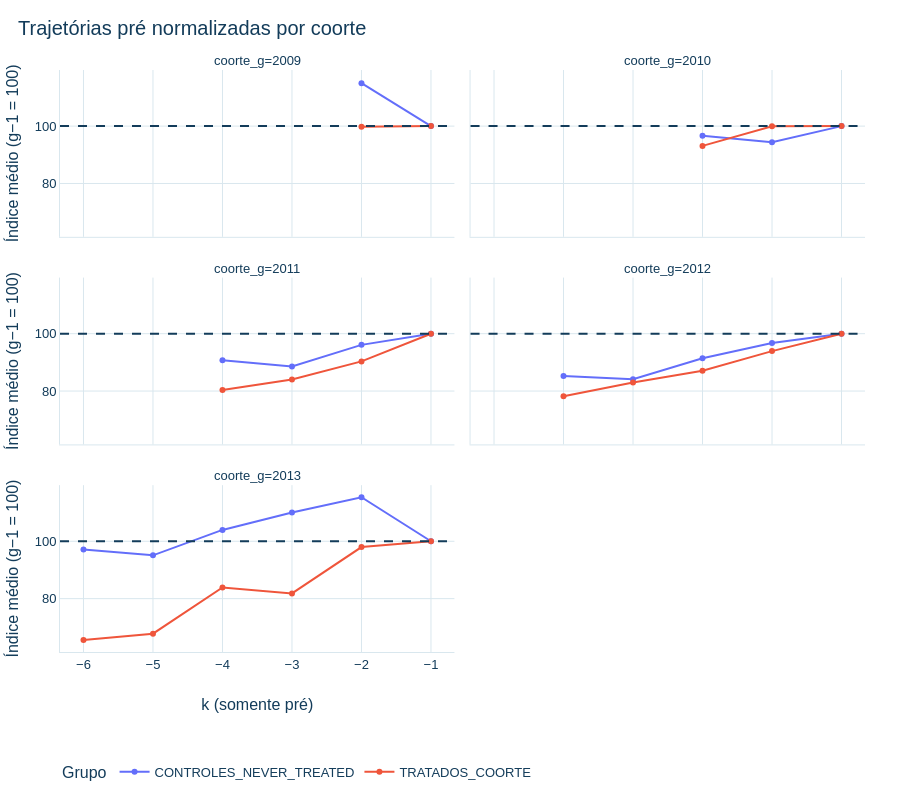

Source (notebook cell):
### Code cell
indices = []
for g in d18.COORTES:
    painel_g = d18.selecionar_painel_pre_coorte(amostra, g)
    indice_g = d18.normalizar_indice_g_menos_1(painel_g, g)
    indices.append(indice_g.groupby(['grupo', 'tempo_relativo_pre'], as_index=False).agg(media_indice=('indice_g_menos_1', 'mean'), mediana_indice=('indice_g_menos_1', 'median'), n=('codigo_municipio_ibge', 'nunique')).assign(coorte_g=g))
indices_pre = pd.concat(indices, ignore_index=True)
fig = px.line(indices_pre, x='tempo_relativo_pre', y='media_indice', color='grupo', facet_col='coorte_g', facet_col_wrap=2, markers=True, labels={'tempo_relativo_pre': 'k (somente pré)', 'media_indice': 'Índice médio (g−1 = 100)', 'grupo': 'Grupo'}, title='Trajetórias pré normalizadas por coorte', height=800)
fig.add_hline(y=100, line_dash='dash', line_color=CORES_IPT['AZUL_ESCURO'])
salvar_figura(fig, 'd18_03_indice_g_menos_1')
fig.show()

### Figure 1 — Plotly figure (JSON) as saved in the notebook; plotly's stock layout.template omitted (floating-point values rounded to 4 significant figures)
{"data": [{"hovertemplate": "Grupo=CONTROLES_NEVER_TREATED<br>coorte_g=2009<br>k (somente pré)=%{x}<br>Índice médio (g−1 = 100)=%{y}<extra></extra>", "legendgroup": "CONTROLES_NEVER_TREATED", "line": {"color": "#636efa", "dash": "solid"}, "marker": {"symbol": "circle"}, "mode": "lines+markers", "name": "CONTROLES_NEVER_TREATED", "orientation": "v", "showlegend": true, "type": "scatter", "x": [-2, -1], "xaxis": "x5", "y": [115.0, 100.0], "yaxis": "y5"}, {"hovertemplate": "Grupo=CONTROLES_NEVER_TREATED<br>coorte_g=2010<br>k (somente pré)=%{x}<br>Índice médio (g−1 = 100)=%{y}<extra></extra>", "legendgroup": "CONTROLES_NEVER_TREATED", "line": {"color": "#636efa", "dash": "solid"}, "marker": {"symbol": "circle"}, "mode": "lines+markers", "name": "CONTROLES_NEVER_TREATED", "orientation": "v", "showlegend": false, "type": "scatter", "x": [-3, -2, -1], "xaxis": "x6", "y": [96.68, 94.39, 100.0], "yaxis": "y6"}, {"hovertemplate": "Grupo=CONTROLES_NEVER_TREATED<br>coorte_g=2011<br>k (somente pré)=%{x}<br>Índice médio (g−1 = 100)=%{y}<extra></extra>", "legendgroup": "CONTROLES_NEVER_TREATED", "line": {"color": "#636efa", "dash": "solid"}, "marker": {"symbol": "circle"}, "mode": "lines+markers", "name": "CONTROLES_NEVER_TREATED", "orientation": "v", "showlegend": false, "type": "scatter", "x": [-4, -3, -2, -1], "xaxis": "x3", "y": [90.72, 88.6, 96.11, 100.0], "yaxis": "y3"}, {"hovertemplate": "Grupo=CONTROLES_NEVER_TREATED<br>coorte_g=2012<br>k (somente pré)=%{x}<br>Índice médio (g−1 = 100)=%{y}<extra></extra>", "legendgroup": "CONTROLES_NEVER_TREATED", "line": {"color": "#636efa", "dash": "solid"}, "marker": {"symbol": "circle"}, "mode": "lines+markers", "name": "CONTROLES_NEVER_TREATED", "orientation": "v", "showlegend": false, "type": "scatter", "x": [-5, -4, -3, -2, -1], "xaxis": "x4", "y": [85.21, 84.15, 91.43, 96.74, 100.0], "yaxis": "y4"}, {"hovertemplate": "Grupo=CONTROLES_NEVER_TREATED<br>coorte_g=2013<br>k (somente pré)=%{x}<br>Índice médio (g−1 = 100)=%{y}<extra></extra>", "legendgroup": "CONTROLES_NEVER_TREATED", "line": {"color": "#636efa", "dash": "solid"}, "marker": {"symbol": "circle"}, "mode": "lines+markers", "name": "CONTROLES_NEVER_TREATED", "orientation": "v", "showlegend": false, "type": "scatter", "x": [-6, -5, -4, -3, -2, -1], "xaxis": "x", "y": [97.14, 95.11, 104.0, 110.1, 115.4, 100.0], "yaxis": "y"}, {"hovertemplate": "Grupo=TRATADOS_COORTE<br>coorte_g=2009<br>k (somente pré)=%{x}<br>Índice médio (g−1 = 100)=%{y}<extra></extra>", "legendgroup": "TRATADOS_COORTE", "line": {"color": "#EF553B", "dash": "solid"}, "marker": {"symbol": "circle"}, "mode": "lines+markers", "name": "TRATADOS_COORTE", "orientation": "v", "showlegend": true, "type": "scatter", "x": [-2, -1], "xaxis": "x5", "y": [99.76, 100.0], "yaxis": "y5"}, {"hovertemplate": "Grupo=TRATADOS_COORTE<br>coorte_g=2010<br>k (somente pré)=%{x}<br>Índice médio (g−1 = 100)=%{y}<extra></extra>", "legendgroup": "TRATADOS_COORTE", "line": {"color": "#EF553B", "dash": "solid"}, "marker": {"symbol": "circle"}, "mode": "lines+markers", "name": "TRATADOS_COORTE", "orientation": "v", "showlegend": false, "type": "scatter", "x": [-3, -2, -1], "xaxis": "x6", "y": [93.11, 99.96, 100.0], "yaxis": "y6"}, {"hovertemplate": "Grupo=TRATADOS_COORTE<br>coorte_g=2011<br>k (somente pré)=%{x}<br>Índice médio (g−1 = 100)=%{y}<extra></extra>", "legendgroup": "TRATADOS_COORTE", "line": {"color": "#EF553B", "dash": "solid"}, "marker": {"symbol": "circle"}, "mode": "lines+markers", "name": "TRATADOS_COORTE", "orientation": "v", "showlegend": false, "type": "scatter", "x": [-4, -3, -2, -1], "xaxis": "x3", "y": [80.38, 84.07, 90.34, 100.0], "yaxis": "y3"}, {"hovertemplate": "Grupo=TRATADOS_COORTE<br>coorte_g=2012<br>k (somente pré)=%{x}<br>Índice médio (g−1 = 100)=%{y}<extra></extra>", "legendgroup": "TRATADOS_COORTE", "line": {"color": "#EF553B", "dash": "solid"}, "marker": {"symbol": "circle"}, "mode": "lines+markers", "name": "TRATADOS_COORTE", "orientation": "v", "showlegend": false, "type": "scatter", "x": [-5, -4, -3, -2, -1], "xaxis": "x4", "y": [78.17, 82.95, 87.05, 93.93, 100.0], "yaxis": "y4"}, {"hovertemplate": "Grupo=TRATADOS_COORTE<br>coorte_g=2013<br>k (somente pré)=%{x}<br>Índice médio (g−1 = 100)=%{y}<extra></extra>", "legendgroup": "TRATADOS_COORTE", "line": {"color": "#EF553B", "dash": "solid"}, "marker": {"symbol": "circle"}, "mode": "lines+markers", "name": "TRATADOS_COORTE", "orientation": "v", "showlegend": false, "type": "scatter", "x": [-6, -5, -4, -3, -2, -1], "xaxis": "x", "y": [65.61, 67.79, 83.88, 81.82, 97.99, 100.0], "yaxis": "y"}], "layout": {"annotations": [{"showarrow": false, "text": "coorte_g=2013", "x": 0.245, "xanchor": "center", "xref": "paper", "y": 0.2867, "yanchor": "bottom", "yref": "paper"}, {"showarrow": false, "text": "coorte_g=2011", "x": 0.245, "xanchor": "center", "xref": "paper", "y": 0.6433, "yanchor": "bottom", "yref": "paper"}, {"showarrow": false, "text": "coorte_g=2012", "x": 0.755, "xanchor": "center", "xref": "paper", "y": 0.6433, "yanchor": "bottom", "yref": "paper"}, {"showarrow": false, "text": "coorte_g=2009", "x": 0.245, "xanchor": "center", "xref": "paper", "y": 1.0, "yanchor": "bottom", "yref": "paper"}, {"showarrow": false, "text": "coorte_g=2010", "x": 0.755, "xanchor": "center", "xref": "paper", "y": 1.0, "yanchor": "bottom", "yref": "paper"}], "font": {"color": "#133C5A", "family": "Arial", "size": 13}, "height": 800, "legend": {"title": {"text": "Grupo"}, "tracegroupgap": 0}, "paper_bgcolor": "#FFFFFF", "plot_bgcolor": "#FFFFFF", "shapes": [{"line": {"color": "#133C5A", "dash": "dash"}, "type": "line", "x0": 0, "x1": 1, "xref": "x domain", "y0": 100, "y1": 100, "yref": "y"}, {"line": {"color": "#133C5A", "dash": "dash"}, "type": "line", "x0": 0, "x1": 1, "xref": "x3 domain", "y0": 100, "y1": 100, "yref": "y3"}, {"line": {"color": "#133C5A", "dash": "dash"}, "type": "line", "x0": 0, "x1": 1, "xref": "x4 domain", "y0": 100, "y1": 100, "yref": "y4"}, {"line": {"color": "#133C5A", "dash": "dash"}, "type": "line", "x0": 0, "x1": 1, "xref": "x5 domain", "y0": 100, "y1": 100, "yref": "y5"}, {"line": {"color": "#133C5A", "dash": "dash"}, "type": "line", "x0": 0, "x1": 1, "xref": "x6 domain", "y0": 100, "y1": 100, "yref": "y6"}], "title": {"text": "Trajetórias pré normalizadas por coorte"}, "xaxis": {"anchor": "y", "domain": [0.0, 0.49], "title": {"text": "k (somente pré)"}}, "xaxis2": {"anchor": "y2", "domain": [0.51, 1.0], "matches": "x", "title": {"text": "k (somente pré)"}}, "xaxis3": {"anchor": "y3", "domain": [0.0, 0.49], "matches": "x", "showticklabels": false}, "xaxis4": {"anchor": "y4", "domain": [0.51, 1.0], "matches": "x", "showticklabels": false}, "xaxis5": {"anchor": "y5", "domain": [0.0, 0.49], "matches": "x", "showticklabels": false}, "xaxis6": {"anchor": "y6", "domain": [0.51, 1.0], "matches": "x", "showticklabels": false}, "yaxis": {"anchor": "x", "domain": [0.0, 0.2867], "title": {"text": "Índice médio (g−1 = 100)"}}, "yaxis2": {"anchor": "x2", "domain": [0.0, 0.2867], "matches": "y", "showticklabels": false}, "yaxis3": {"anchor": "x3", "domain": [0.3567, 0.6433], "matches": "y", "title": {"text": "Índice médio (g−1 = 100)"}}, "yaxis4": {"anchor": "x4", "domain": [0.3567, 0.6433], "matches": "y", "showticklabels": false}, "yaxis5": {"anchor": "x5", "domain": [0.7133, 1.0], "matches": "y", "title": {"text": "Índice médio (g−1 = 100)"}}, "yaxis6": {"anchor": "x6", "domain": [0.7133, 1.0], "matches": "y", "showticklabels": false}}}
